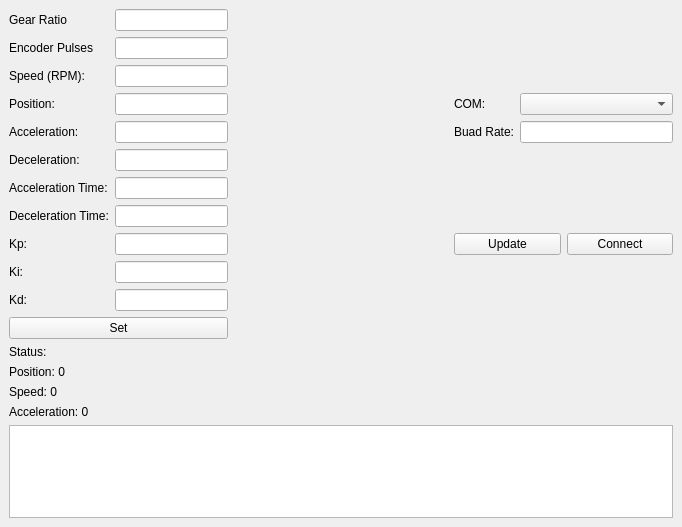
<?xml version="1.0" encoding="UTF-8"?>
<ui version="4.0">
 <class>MainWindow</class>
 <widget class="QMainWindow" name="MainWindow">
  <property name="geometry">
   <rect>
    <x>0</x>
    <y>0</y>
    <width>682</width>
    <height>527</height>
   </rect>
  </property>
  <property name="windowTitle">
   <string>MainWindow</string>
  </property>
  <widget class="QWidget" name="centralwidget">
   <layout class="QVBoxLayout" name="verticalLayout_7">
    <item>
     <layout class="QHBoxLayout" name="horizontalLayout_4">
      <item>
       <layout class="QVBoxLayout" name="verticalLayout_6">
        <item>
         <layout class="QHBoxLayout" name="horizontalLayout_3">
          <item>
           <layout class="QVBoxLayout" name="verticalLayout_4">
            <item>
             <widget class="QLabel" name="gearRatioLabel">
              <property name="text">
               <string>Gear Ratio</string>
              </property>
             </widget>
            </item>
            <item>
             <widget class="QLabel" name="encoderPulsesLabel">
              <property name="text">
               <string>Encoder Pulses</string>
              </property>
             </widget>
            </item>
            <item>
             <widget class="QLabel" name="speedLabel">
              <property name="text">
               <string>Speed (RPM):</string>
              </property>
             </widget>
            </item>
            <item>
             <widget class="QLabel" name="positionLabel">
              <property name="text">
               <string>Position:</string>
              </property>
             </widget>
            </item>
            <item>
             <widget class="QLabel" name="accelerationLabel">
              <property name="text">
               <string>Acceleration:</string>
              </property>
             </widget>
            </item>
            <item>
             <widget class="QLabel" name="decelerationLabel">
              <property name="text">
               <string>Deceleration:</string>
              </property>
             </widget>
            </item>
            <item>
             <widget class="QLabel" name="accelerationTimeLabel">
              <property name="text">
               <string>Acceleration Time:</string>
              </property>
             </widget>
            </item>
            <item>
             <widget class="QLabel" name="decelerationTimeLabel">
              <property name="text">
               <string>Deceleration Time:</string>
              </property>
             </widget>
            </item>
            <item>
             <widget class="QLabel" name="kpLabel">
              <property name="text">
               <string>Kp:</string>
              </property>
             </widget>
            </item>
            <item>
             <widget class="QLabel" name="kiLabel">
              <property name="text">
               <string>Ki:</string>
              </property>
             </widget>
            </item>
            <item>
             <widget class="QLabel" name="kdLabel">
              <property name="text">
               <string>Kd:</string>
              </property>
             </widget>
            </item>
           </layout>
          </item>
          <item>
           <layout class="QVBoxLayout" name="verticalLayout_5">
            <item>
             <widget class="QLineEdit" name="gearRatioLineEdit"/>
            </item>
            <item>
             <widget class="QLineEdit" name="encoderPulsesLineEdit"/>
            </item>
            <item>
             <widget class="QLineEdit" name="speedLineEdit"/>
            </item>
            <item>
             <widget class="QLineEdit" name="positionLineEdit"/>
            </item>
            <item>
             <widget class="QLineEdit" name="accelerationLineEdit"/>
            </item>
            <item>
             <widget class="QLineEdit" name="decelerationLineEdit"/>
            </item>
            <item>
             <widget class="QLineEdit" name="accelerationTimeLineEdit"/>
            </item>
            <item>
             <widget class="QLineEdit" name="decelerationTimeLineEdit"/>
            </item>
            <item>
             <widget class="QLineEdit" name="kpLineEdit"/>
            </item>
            <item>
             <widget class="QLineEdit" name="kiLineEdit"/>
            </item>
            <item>
             <widget class="QLineEdit" name="kdLineEdit"/>
            </item>
           </layout>
          </item>
         </layout>
        </item>
        <item>
         <widget class="QPushButton" name="setPushbutton">
          <property name="text">
           <string>Set</string>
          </property>
         </widget>
        </item>
       </layout>
      </item>
      <item>
       <spacer name="horizontalSpacer">
        <property name="orientation">
         <enum>Qt::Horizontal</enum>
        </property>
        <property name="sizeHint" stdset="0">
         <size>
          <width>40</width>
          <height>20</height>
         </size>
        </property>
       </spacer>
      </item>
      <item>
       <layout class="QVBoxLayout" name="verticalLayout_3">
        <item>
         <layout class="QHBoxLayout" name="horizontalLayout_2">
          <item>
           <layout class="QVBoxLayout" name="verticalLayout">
            <item>
             <widget class="QLabel" name="COMLabel">
              <property name="text">
               <string>COM:</string>
              </property>
             </widget>
            </item>
            <item>
             <widget class="QLabel" name="buadRateLabel_2">
              <property name="text">
               <string>Buad Rate:</string>
              </property>
             </widget>
            </item>
           </layout>
          </item>
          <item>
           <layout class="QVBoxLayout" name="verticalLayout_2">
            <item>
             <widget class="QComboBox" name="COMComboBox"/>
            </item>
            <item>
             <widget class="QLineEdit" name="buadRateLineEdit"/>
            </item>
           </layout>
          </item>
         </layout>
        </item>
        <item>
         <layout class="QHBoxLayout" name="horizontalLayout">
          <item>
           <widget class="QPushButton" name="updatePushbutton">
            <property name="text">
             <string>Update</string>
            </property>
           </widget>
          </item>
          <item>
           <widget class="QPushButton" name="connectPushbutton">
            <property name="text">
             <string>Connect</string>
            </property>
           </widget>
          </item>
         </layout>
        </item>
       </layout>
      </item>
     </layout>
    </item>
    <item>
     <widget class="QLabel" name="StatusLabel">
      <property name="text">
       <string>Status:</string>
      </property>
     </widget>
    </item>
    <item>
     <widget class="QLabel" name="s_PostionLabel">
      <property name="text">
       <string>Position: 0</string>
      </property>
     </widget>
    </item>
    <item>
     <widget class="QLabel" name="s_SpeedLabel">
      <property name="text">
       <string>Speed: 0</string>
      </property>
     </widget>
    </item>
    <item>
     <widget class="QLabel" name="s_AccelerationLabel">
      <property name="text">
       <string>Acceleration: 0</string>
      </property>
     </widget>
    </item>
    <item>
     <spacer name="verticalSpacer">
      <property name="orientation">
       <enum>Qt::Vertical</enum>
      </property>
      <property name="sizeHint" stdset="0">
       <size>
        <width>20</width>
        <height>40</height>
       </size>
      </property>
     </spacer>
    </item>
    <item>
     <widget class="QPlainTextEdit" name="console"/>
    </item>
   </layout>
  </widget>
  <widget class="QMenuBar" name="menubar">
   <property name="geometry">
    <rect>
     <x>0</x>
     <y>0</y>
     <width>682</width>
     <height>21</height>
    </rect>
   </property>
  </widget>
 </widget>
 <resources/>
 <connections/>
</ui>
